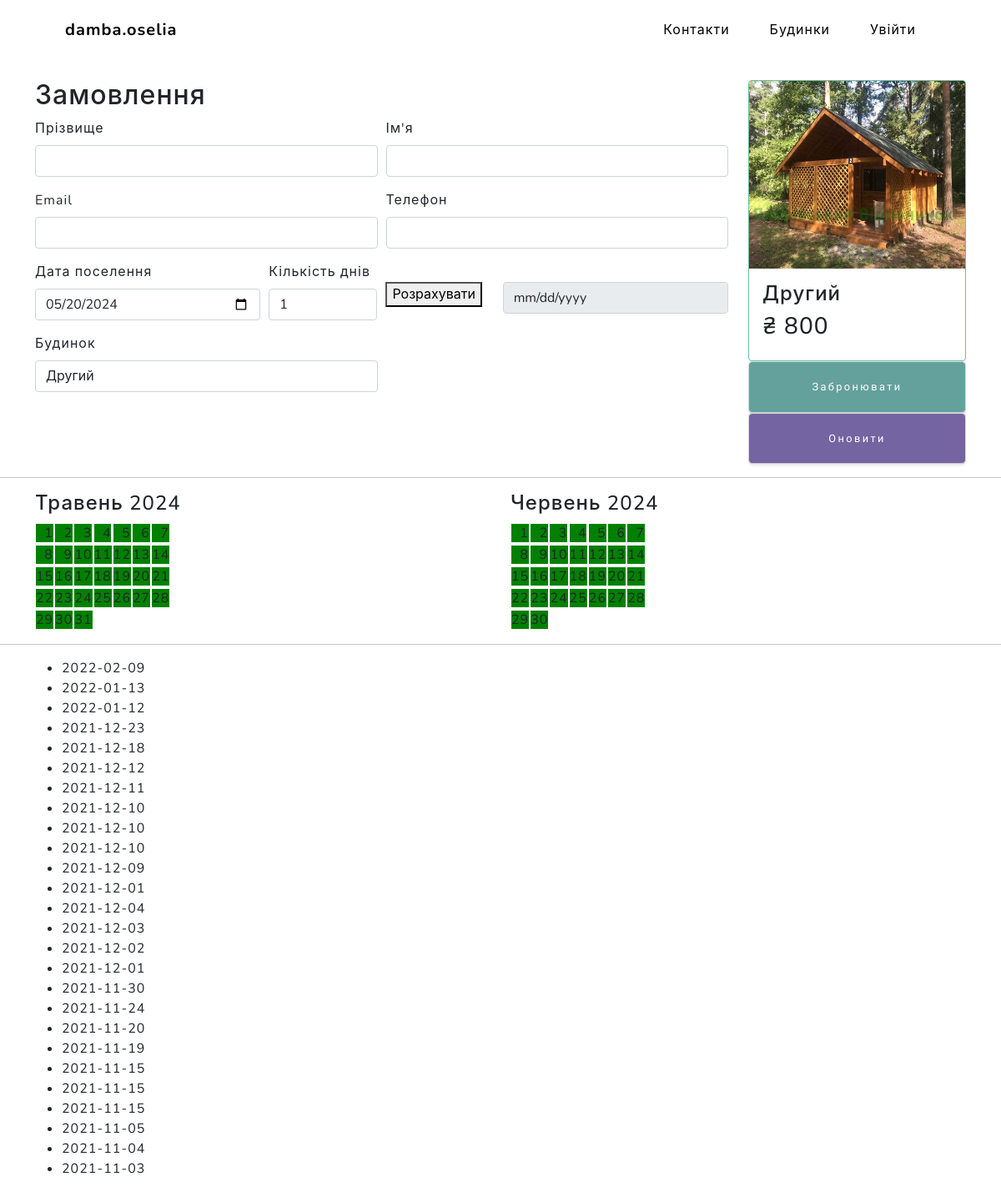
The app's page /houses/2/order/ with its own data.
### main/models.py (models this page shows, shortened)
class Houses(models.Model):
    name = models.CharField(max_length=32)
    photo = models.ImageField(null=True, blank=True) #
    price = models.FloatField()
    capacity = models.IntegerField()
    rooms = models.IntegerField(null=True) #
    beds = models.IntegerField()
    wifi = models.BooleanField(default=True)
    kitchen = models.BooleanField(default=True)
    bathroom = models.BooleanField(default=True)
    floors = models.IntegerField()
    central_heat = models.BooleanField(default=False) #
    pets_allow = models.BooleanField(default=False) #
    description = models.CharField(max_length= 255, null=True) #
    def get_absolute_url(self):
        return reverse('house', kwargs={'house_id':self.pk})
    class Meta:
        verbose_name = 'Будинок'
        verbose_name_plural = 'Будинки'
        ordering = ['id']

### main/views.py (the view)
# urls.py: path('houses/<int:house_id>/order/', order_house, name='order_house'),
def order_house(request, house_id):
    info = Houses.objects.get(id=house_id)
    infos = Houses.objects.all()
    book_dates = Book.objects.filter(house=house_id)
    def save_client(f:object):
        first_name = f['first_name']
        last_name = f['last_name']
        phone_number = f['phone']
        email = f['email']
        try:
            Clients.objects.get(email=email)
            print('ТАКИЙ email ВЖЕ Є')
        except Clients.DoesNotExist:
            client = Clients(first_name=first_name, last_name=last_name, phone_number=phone_number, email=email)
            client.save()
        print('SAVED client')
    def save_book(f:object):
        email = f['email']
        client = Clients.objects.get(email=email)
        house = Houses.objects.get(id=house_id)
        count_of_days = f['count_of_days']
        date_future_settlment = f['date_future_settlment']
        date_future_checkout = date_future_settlment + timedelta(days=count_of_days)
        book = Book(client=client, house=house, date_future_settlment=date_future_settlment, date_future_checkout=date_future_checkout)
        book.save()
        print('SAVED book')
    def make_dates_arr(book_dates:list) -> list:
        dates_arr = []
        for bd in book_dates:
            date1, date2 = bd.date_future_settlment, bd.date_future_checkout
            days = (date2 - date1).days
            print(f'{date1} -- {date2} -> {days}')
            date_arr = []
            for i in range(days):
                date2 -= timedelta(days=1)
                date_arr.append(date2)
            dates_arr.append(date_arr)
        return dates_arr
    dates_arr = make_dates_arr(book_dates)
    def today_date():
        year = date.today().year
        month = date.today().month
        months = {
            '1': 'Січень',
            '2': 'Лютий',
            '3': 'Березень',
            '4': 'Квітень',
            '5': 'Травень',
            '6': 'Червень',
            '7': 'Липень',
            '8': 'Серпень',
            '9': 'Вересень',
            '10': 'Жовтень',
            '11': 'Листопад',
            '12': 'Грудень',
        }
        return [year, month if month>9 else '0'+str(month), month+1 if month+1>9 else '0'+str(month), months[str(month)], months[str(month+1)]]
    if request.method == 'POST':
        form = OrderHouse(request.POST)
        if form.is_valid():
            f = form.cleaned_data
            print('  Валідована форма:', f)
            save_client(f)
            save_book(f)
        else:
            print('  НE валідована форма:', form.cleaned_data)
    else:
        form = OrderHouse()
    today = today_date()
    context = {
        'title':f"Замовлення будинку {house_id} - {info.name}",
        'menu':menu,
        'info':info,
        'form':form,
        'infos':infos,
        'book_dates':dates_arr,
        'dates': {
            'current_year': today[0],
            'current_month_num': today[1],
            'next_month_num': today[2],
            'current_month': today[3],
            'next_month': today[4],
        }
    }
    return render(request, 'main/order_house.html', context=context)

### main/forms.py
class OrderHouse(forms.Form):
    first_name = forms.CharField(max_length=32, label="Ім'я")
    last_name = forms.CharField(max_length=32, label='Прізвище')
    phone = forms.IntegerField(label='Телефон')
    email = forms.EmailField(label='Email')
    count_of_days = forms.IntegerField(max_value=5, min_value=1, label='Кількість днів')
    house = forms.ModelChoiceField(queryset=Houses.objects.all(), empty_label='Виберіть будинок', label='Будинок')
    date_future_settlment = forms.DateField(label='Дата поселення')

### main/views.py (called while the page is built)
@register.filter
def get_range(value):
    return range(value)

### main/templates/main/order_house.html (shortened to what this page needs)
{% extends 'main/base.html' %}
{% load static %}
{% block content %}
<section>
    <div class="container">
        <div class="row">
            <div class="col-10">
                <br><br><br><br>
            </div>
            <div class="col-2"></div>
        </div>
    </div>
</section>
<section>
    <div class="container">
        <div class="row">
            <div class="col-sm-7 col-md-9">
                <div class="row">
                    <div class="col-12">
                        <h2 class="">Замовлення</h2>
                    </div>
                </div>
                <div class="row">
                    <div class="col-12">
                        <form action="{% url 'order_house' info.id %}" method="post" id="main_form">
                            <div class="form-row">
                                <div class="form-group col-md-6">
                                    <label for="{{form.last_name.id_for_label}}">{{form.last_name.label}}</label>
                                    {{form.last_name}}
                                </div>
                                <div class="form-group col-md-6">
                                    <label for="{{form.first_name.id_for_label}}">{{form.first_name.label}}</label>
                                    {{form.first_name}}
                                </div>
                            </div>
                            <div class="form-row">
                                <div class="form-group col-md-6">
                                    <label for="{{form.email.id_for_label}}">{{form.email.label}}</label>
                                    {{form.email}}
                                </div>
                                <div class="form-group col-md-6">
                                    <label for="{{form.phone.id_for_label}}">{{form.phone.label}}</label>
                                    {{form.phone}}
                                </div>
                            </div>
                            <div class="form-row">
                                <div class="form-group col-md-4">
                                    <label for="{{form.date_future_settlment.id_for_label}}">{{form.date_future_settlment.label}}</label>
                                    <input type="date" name="{{form.date_future_settlment.name}}" required="" id="{{form.date_future_settlment.id_for_label}}"
                                    class="form-control" value="2002-04-02">
                                </div>
                                <div class="form-group col-md-2">
                                    <label for="{{form.count_of_days.id_for_label}}">{{form.count_of_days.label}}</label>
                                    <input type="number" id="{{form.count_of_days.id_for_label}}" name="{{form.count_of_days.name}}"
                                    min="1" max="5" value="1" class="form-control">
                                </div>
                                <div class="form-group col-md-2">
                                    <label for="quantity_days_btn"></label><br>
                                    <button type="button" class="" id="quantity_days_btn" onclick="calc_price_sum()">Розрахувати</button>
                                </div>
                                <div class="form-group col-md-4">
                                    <input disabled type="date" name="{{form.date_future_checkout.name}}" required="" id="{{form.date_future_checkout.id_for_label}}"
                                    class="form-control" value="">
                                </div>
                            </div>
                            <div class="form-row">
                                <div class="form-group col-md-6">
                                    <label for="{{form.house.id_for_label}}">{{form.house.label}}</label>
                                    <select name="{{form.house.name}}" id="{{form.house.id_for_label}}" class="form-control">
                                        {% for i in infos %}
                                        <option {% if i.id == info.id %}selected{% endif %} value="{{i.id}}">{{i.name}}</option>
                                        {% endfor %}
                                    </select>
                                </div>
                            </div>
                        </form>
                    </div>
                </div>
            </div>
            <div class="col-sm-5 col-md-3">
                    <div class="card box-shadow border border-success">
                        <a href="{{ info.get_absolute_url }}">
                            <img class="card-img-top" data-src="holder.js/100px225?theme=thumb&amp;bg=55595c&amp;fg=eceeef&amp;text=Thumbnail" alt="Photo preview: {{c.photo_preview}}" style="height: 225px; width: 100%; display: block;"
                            src="/static/main/img/houses/{{info.photo}}" data-holder-rendered="true">
                        </a>
                        <div class="card-body">
                            <div class="title-group d-flex">
                                <h4 class="card-title pricing-card-title">{{info.name}}</h3>
                            </div>
                            <h3 class="pricing-card-title">₴ <span id="price_sum">{{info.price|floatformat:0}}</span></h4>
                        </div>
                    </div>
                    <div class="card box-shadow">
                        <button form="main_form" type="submit" name="send_other" class="btn btn-primary">Забронювати</button>
                    </div>
                    <div class="card box-shadow">
                        <a href="{{ c.get_absolute_url }}" class="btn btn-secondary" role="button">Оновити</a>
                    </div>
            </div>
        </div>
    </div>
</section>
<hr>
<section>
    <div class="container">
        <div class="row">
            <div class="col-6">
                <h4>{{dates.current_month}} {{dates.current_year}}</h4>
                <table>
                    <tbody>
                        {% for j in 31|get_range %}
                            {% if  forloop.counter == 1 %}<tr>{% endif %}
                            {% if  forloop.counter == 8 %}<tr>{% endif %}
                            {% if  forloop.counter == 15 %}<tr>{% endif %}
                            {% if  forloop.counter == 22 %}<tr>{% endif %}
                            {% if  forloop.counter == 29 %}<tr>{% endif %}
                            <td>
                                <span class="calendar_cell" id="{{dates.current_year}}-{{dates.current_month_num}}-{% if forloop.counter < 10 %}0{{forloop.counter}}{% else %}{{forloop.counter}}{% endif %}">
                                    {% if forloop.counter < 10 %}&nbsp&nbsp{{forloop.counter}}{% else %}{{forloop.counter}}{% endif %}
                                </span>
                            </td>
                            {% if  forloop.counter == 7 %}</tr>{% endif %}
                            {% if  forloop.counter == 14 %}</tr>{% endif %}
                            {% if  forloop.counter == 21 %}</tr>{% endif %}
                            {% if  forloop.counter == 28 %}</tr>{% endif %}
                            {% if  forloop.counter == 31 %}</tr>{% endif %}
                        {% endfor %}
                    </tbody>
                </table>
            </div>
            <div class="col-6">
                <h4>{{dates.next_month}} {{dates.current_year}}</h4>
                <table>
                    <tbody>
                        {% for jо in 30|get_range %}
                            {% if  forloop.counter == 1 %}<tr>{% endif %}
                            {% if  forloop.counter == 8 %}<tr>{% endif %}
                            {% if  forloop.counter == 15 %}<tr>{% endif %}
                            {% if  forloop.counter == 22 %}<tr>{% endif %}
                            {% if  forloop.counter == 29 %}<tr>{% endif %}
                            <td>
                                <span class="calendar_cell" id="{{dates.current_year}}-{{dates.next_month_num}}-{% if forloop.counter < 10 %}0{{forloop.counter}}{% else %}{{forloop.counter}}{% endif %}">
                                    {% if forloop.counter < 10 %}&nbsp&nbsp{{forloop.counter}}{% else %}{{forloop.counter}}{% endif %}
                                </span>
                            </td>
                            {% if  forloop.counter == 7 %}</tr>{% endif %}
                            {% if  forloop.counter == 14 %}</tr>{% endif %}
                            {% if  forloop.counter == 21 %}</tr>{% endif %}
                            {% if  forloop.counter == 28 %}</tr>{% endif %}
                        {% endfor %}
                    </tbody>
                </table>
            </div>
        </div>
    </div>
</section>
<hr>
<section>
    <div class="container">
        <div class="row">
            <div class="row">
                <div class="">
                    <ul id="book_dates">
                    {% for bd in book_dates %}
                        {% for d in bd %}
                            <li id="li-{{d|date:'Y-m-d'}}">{{d|date:'Y-m-d'}}</li>
                        {% endfor %}
                    {% endfor %}
                    </ul>
                </div>
            </div>
        </div>
    </div>
</section>
{% endblock %}

### records on screen
Houses: photo (picture), name "Другий", price "800"

### other values on screen
{{ m.title }} "Контакти" "Будинки"
{{ dates.current_month }} "Травень"
{{ dates.current_year }} "2024"
{{ dates.next_month }} "Червень"
{{ d|date:'Y-m-d' }} "2022-02-09" "2022-01-13" "2022-01-12" "2021-12-23" "2021-12-18" "2021-12-12" "2021-12-11" "2021-12-10" "2021-12-10" "2021-12-10" "2021-12-09" "2021-12-01" "2021-12-04" "2021-12-03" "2021-12-02" "2021-12-01" "2021-11-30" "2021-11-24" "2021-11-20" "2021-11-19" "2021-11-15" "2021-11-15" "2021-11-15" "2021-11-05" "2021-11-04" "2021-11-03"
form field house "Другий"
